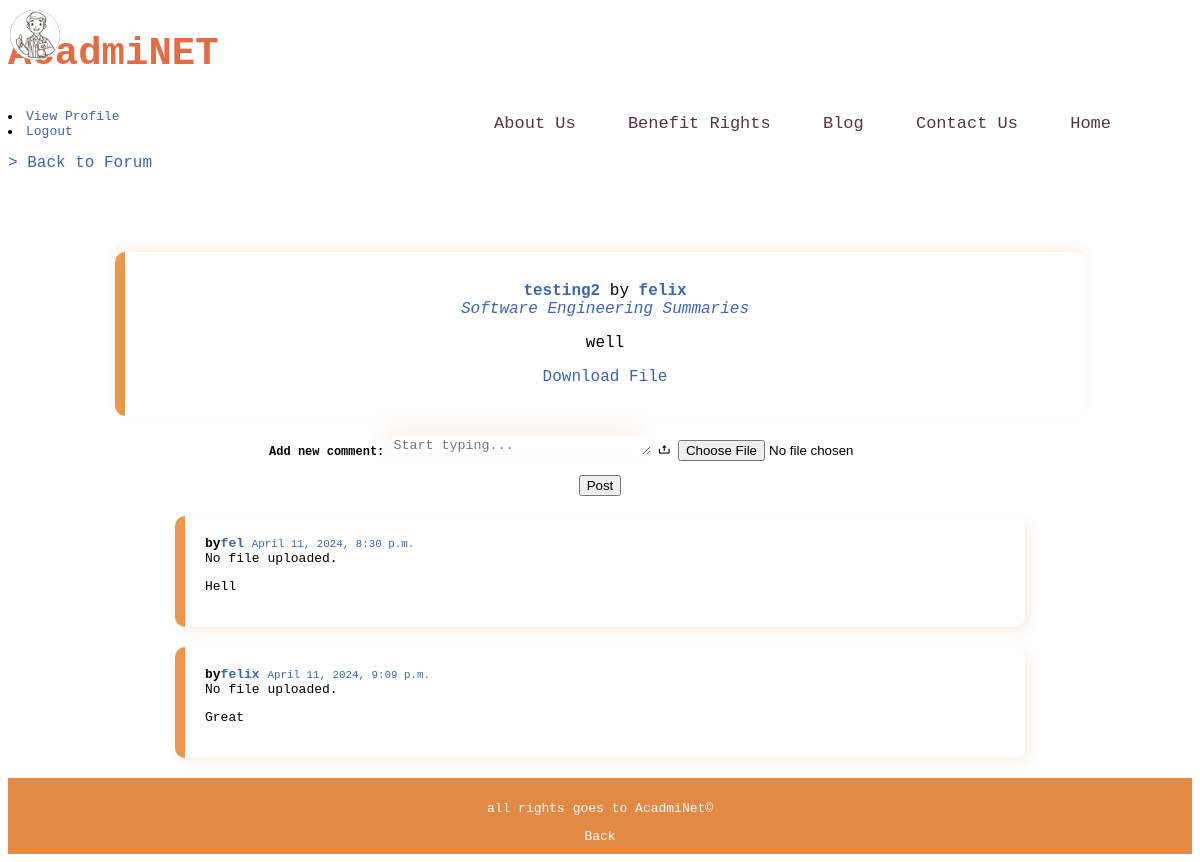
Screenshot of /blog/blog/post/testing2/ (signed in) with the database file from the repository.
### authentication/models.py (models this page shows)
class CustomUser(AbstractUser):
    profile_picture = models.ImageField(upload_to='profile_pictures/', blank=True, null=True)
    email = models.EmailField(blank=True)
    academic_institution = models.CharField(max_length=30, blank=True)
    department = models.CharField(max_length=30, blank=True)
    year = models.CharField(max_length=10, blank=True)
    last_activity = models.DateTimeField(default=timezone.now)
    is_editor = models.BooleanField(default=False)
    def __str__(self): #ייצוג ההדפסה של משתמש סטודנט
        return self.username

### blog/models.py (models this page shows, shortened)
class Post(models.Model):
    title = models.CharField(max_length=200, unique=True) #unique is an valiation to check if max length is not greater.
    slug = models.SlugField(max_length=200, unique=True,null=True)#checks that it gets only string,chars,numbers, DELETE!
    author = models.ForeignKey(get_user_model(), on_delete=models.CASCADE,null=True)
    isanonymous = models.BooleanField(default=False)#giving the option to make a anonymous sumbit
    Topic_choice = models.CharField(max_length=100,choices=Topic_choice,null=True)
    benefits_rights_choices = models.CharField(max_length=100,choices=rights_benefits_choice,null=True)
    benefits_choices = models.CharField(max_length=100,choices=benefits_choice,null=True)#for benefits page.
    reserve_choices = models.CharField(max_length=100,choices=reserve_choices,null=True)
    content = models.TextField()
    created_on = models.DateTimeField(auto_now_add=True)
    author_url  = models.URLField(blank=True, null=True)
    isright = models.BooleanField(default=False)#rights posts.
    isbenefits = models.BooleanField(default=False)#for events posts
    isreserve = models.BooleanField(default=False)#for reserve(soilders_posts)posts
    header_image = models.FileField(null=True,blank =True,upload_to="images/",validators=[validate_file_extension,sizefile])#images.
    department_choices = models.CharField(max_length = 200, choices = department_choice,default = 'tech')
    class Meta:
        ordering = ['-created_on']#See when the blog was posted.

class Comment(models.Model):
    post = models.ForeignKey(Post,on_delete=models.CASCADE,related_name='comments')
    name = models.ForeignKey(get_user_model(),on_delete=models.CASCADE,null=True)
    email = models.EmailField()
    body = models.TextField()
    created_on = models.DateTimeField(auto_now_add=True)
    active = models.BooleanField(default=False)
    file_comment_upload = models.FileField(null=True,blank=True,upload_to="images/",validators=[validate_file_extension,sizefile])
    class Meta:
        ordering = ['created_on']

### blog/views.py (the view, shortened to what this page needs)
# urls.py: path('blog/post/', views.post_detail, name='post_detail'),#.
@login_required
def post_detail(request, slug):
    template_name = 'Post.html'
    post = get_object_or_404(Post, slug=slug)
    comments = post.comments.filter(active=True)
    new_comment = None  # Initialize new_comment
    comment_form = CommentForm()
    return render(request, template_name, {
        'post': post,
        'comments': comments,
        'new_comment': new_comment,
        'comment_form': comment_form,
        'comment_file': new_comment.file_comment_upload if new_comment else None,
        'slug': slug,
    })

### blog/forms.py
class CommentForm(forms.ModelForm):
    class Meta:
        model = Comment
        fields = ('body','file_comment_upload')#going to change name and email because we will have users.

### blog/templates/Post.html (shortened to what this page needs)
<!DOCTYPE html>
<html lang="en">
<head>
    {%load static%}
    <link rel="stylesheet" href="{% static 'Post.css' %}">
    <link href='https://unpkg.com/boxicons@2.1.4/css/boxicons.min.css' rel='stylesheet'>
</head>
<body>
    <header>
        <div class="main">
            <div class="logo">
                <h2>AcadmiNET</h2>
            </div>
        </div>
        <div class="container">
            <div class="profile">
                {% if user.profile_picture %}
                <img src="{{ user.profile_picture.url }}" alt="{{ user.username }}'s profile picture">
                {% else %}
                <img src="https://turag.co.il/wp-content/uploads/2018/06/man.jpg">
                {% endif %}
            </div>
            {% if  request.user.editor %}
            <ul>
                <li><a href="{% url 'about_us_editor' %}" class="link">About Us</a></li>
                <li><a href="{% url 'rights_page_editor' %}" class="link">Benefit Rights</a></li>
                <li><a href="{% url 'blog_page_editor' %}" class="link">Blog</a></li>
                <li><a href="{% url 'contact_us_editor' %}" class="link">Contact Us</a></li>
                <li><a href="{% url 'homepage_editor' %}" class="link">Home</a></li>
            </ul>
        {% endif %}
        </div>
                            <li><a href="{% url 'student_profile' %}" class="link">View Profile</a></li>
                            <li><a href="javascript:void(0)" class="link" onclick="confirmLogout()">Logout</a></li>
    </div> <br>
    {% if request.user.editor %}
    <div class="back-to-forum"><a href="{% url 'homepage_editor' %}"class="link">> Back to Forum</a></div>
    {% else %}
        {% if user.is_superuser %}
        <div class="back-to-forum"><a href="{% url 'homepage_admin' %}"class="link">> Back to Forum</a></div>
        {% else %}
        <div class="back-to-forum"><a href="{% url 'homepage' %}"class="link">> Back to Forum</a></div>
        {% endif %}
    {% endif %}
    <br> <br> <br> <br>
    <div class="Main-Post">
        <b><a href="#">{{post.title}}</a></b> by <b><a href="#">{{post.author}}</a></b><br>
        <em><a href="#">{{post.department_choices}}</a> <a href="">{{post.Topic_choice}}</a></em>
        <p>{{post.content}}</p>
        <a href="{{ post.header_image }}" download>Download File</a>
    </div>
    <div class="Comments">
        <div class="new-Comment">
            <form method="post"  id="comment-form" enctype="multipart/form-data">
                <b>Add new comment:</b>
                <textarea name="comment-text" id="comment" cols="30" rows="1" placeholder="Start typing..."></textarea>
                <label for="file"><i class='bx bx-upload'></i></label>
                <input type="file" name="file" id="file" accept=".pdf, .doc, .docx, .txt">
                <br><br>
                <input type="submit" value="Post">
            </form>
        </div>
        {% if not post.comments.all %}
            <h1>No comments yet...</h1>
          {% else %}
             {% for comment in post.comments.all %}
             <div class="comment">
                <b>by<a href="#">{{comment.name}}</a></b>
                <small><a href="#" class="link">{{comment.created_on}}</a></small><br>
                {% if comment.file_comment_upload %}
                    <a href="{{ comment.file_comment_upload.url }}" download>Download File</a>
                    {% else %}
                    No file uploaded.
                {% endif %}
                <p>{{ comment.body }}</p>
            </div>
            {% endfor %}
        {% endif %}
    </div>
    <footer>
        <p class="rights">all rights goes to AcadmiNet&copy;</p>
        <a href="{% url 'blog_page' %}" class="Back">Back</a>
    </footer>
</html>

### blog/static/Post.css (style rules this page uses)
body { font-family: monospace; }
.main .logo { text-align: left; color: #e46c44; font-size: xx-large; }
.back-to-forum { font-size: large; color: #583442; }
.Main-Post { font-size: large; text-align: center; padding: 30px; width: 900px; margin: 20px auto; border-radius: 10px; box-shadow: 0px -5px 10px #cd722318; border-left: 10px solid #eb974e; }
textarea { background-color: #ffffffd6; border-color: #23c9cd; border-style: hidden; border-width: 0.5cap; box-shadow: -10px -10px 20px #cd722318; }
.new-Comment { text-align: center; font-size: small; }
.comment { text-align: left; padding: 20px; margin: 20px auto; max-width: 800px; background-color: #ffffffd6; border-radius: 10px; box-shadow: 5px 5px 10px #cd722318; border-left: 10px solid #eb974e; }
a { text-decoration: none; color: #3c67a8; }
.Back { background-color: #e48944; color: #fcfeff; }
ul { float: right; list-style-type: none; margin-top: 5px; min-height: 15px; margin-right: 60px; font-size: 17px; }
ul li { display: inline-block; }
ul li a { text-decoration: none; color: #583442; padding: 5px 20px; border: 1px solid transparent; transition: 0.5 ease; }
footer { background-color: #e48944; color: #fcfeff; text-align: center; padding: 10px 0px; }

### blog/templates/Post.html (style rules this page uses)
.profile { position: absolute; top: 10px; left: 10px; width: 50px; height: 50px; border-radius: 50%; background-color: #333; display: flex; justify-content: center; align-items: center; color: white; cursor: pointer; overflow: visible; }
.profile img { width: 100%; height: 100%; border-radius: 50%; }

### rows the page displays
CustomUser: profile_picture (picture)
Post: title "testing2", author "felix", department_choices "Software Engineering", Topic_choice "Summaries", content "well"
Comment: name "fel", created_on "April 11, 2024, 8:30 p.m.", file_comment_upload "No file uploaded.", body "Hell"
Comment: name "felix", created_on "April 11, 2024, 9:09 p.m.", file_comment_upload "No file uploaded.", body "Great"
